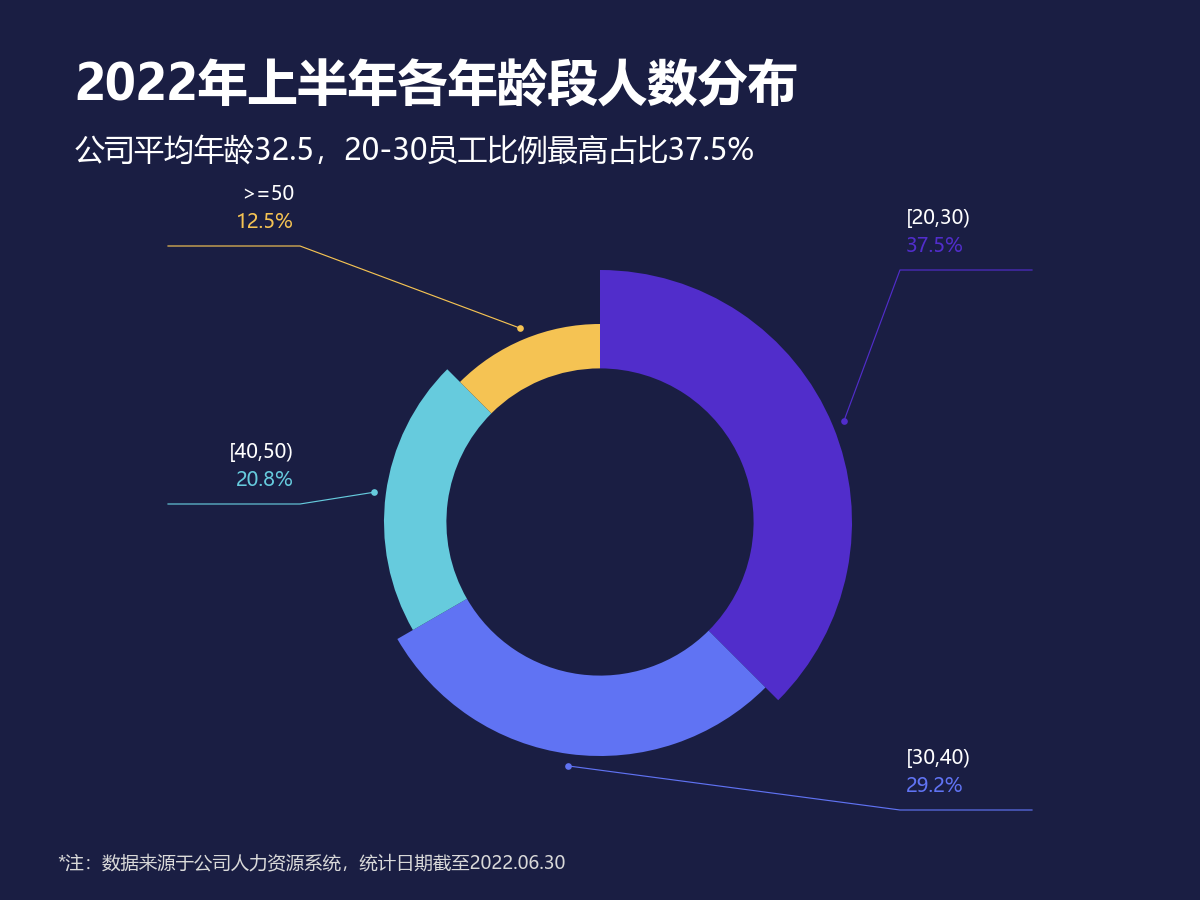

Reproduce this figure in Python.
# -*- coding: utf-8 -*-
from pathlib import Path
import openpyxl
# 向上查找原始教材目录；只读，不修改 Excel。图形和标签共用同一组单元格值。
HERE = Path(__file__).resolve().parent
SOURCE = next((p for base in HERE.parents for p in base.glob('《*/第二章 图表(后15).xlsx')), None)
if SOURCE is None:
    raise FileNotFoundError('请把本文件夹放在教材 Excel 所在项目目录下。缺少 第二章 图表(后15).xlsx')
wb = openpyxl.load_workbook(SOURCE, data_only=True, read_only=True)
ws = wb['20 南丁格尔圆环图']
def col(letter, start, end):
    values = [ws[f'{letter}{r}'].value for r in range(start, end+1)]
    if any(v is None for v in values):
        raise ValueError(f'缺失数据：{ws.title}!{letter}{start}:{letter}{end}')
    return values

import numpy as np
import matplotlib
matplotlib.use('Agg')
import matplotlib.pyplot as plt
from matplotlib.patches import Rectangle, Circle, Wedge, Polygon, FancyBboxPatch
from matplotlib.colors import LinearSegmentedColormap
matplotlib.rcParams['font.sans-serif'] = ['Microsoft YaHei', 'SimHei']
matplotlib.rcParams['axes.unicode_minus'] = False
BG='#1A1E43'; BLUE='#0070C0'; RED='#E74E69'; YELLOW='#F5C353'; TEAL='#11A7AD'
def canvas(h=740):
    global fig,ax,H
    H=h
    fig=plt.figure(figsize=(10,h/100),dpi=120,facecolor=BG)
    ax=fig.add_axes([0,0,1,1],xlim=(0,1000),ylim=(h,0),facecolor=BG)
    ax.set_axis_off()
def text(x,y,s,size=13,color='white',ha='left',**kw):
    return ax.text(x,y,str(s),fontsize=size,color=color,ha=ha,va='center',**kw)
def rect(x,y,w,h,color,**kw):
    ax.add_patch(Rectangle((x,y),w,h,facecolor=color,edgecolor='none',**kw))
def header(title,subtitle='',note='*注：数据来源于公司销售系统，统计日期截至2022.06.30'):
    t=text(62,72,title,30,fontweight='bold')
    fig.canvas.draw()
    width=t.get_window_extent(fig.canvas.get_renderer()).width
    if width>fig.bbox.width*.9:t.set_fontsize(30*fig.bbox.width*.9/width)
    if subtitle:
        t=text(62,126,subtitle,18)
        fig.canvas.draw()
        width=t.get_window_extent(fig.canvas.get_renderer()).width
        if width>fig.bbox.width*.9:t.set_fontsize(18*fig.bbox.width*.9/width)
    if note: text(48,H-30,note,11,color='#D9D9D9')
def baseline(y=620,x0=95,x1=910):
    ax.plot([x0,x1],[y,y],color='#686A80',lw=.7)
def bar(x,v,scale,base=620,width=38,color=BLUE,label=True):
    rect(x-width/2,base-v*scale,width,v*scale,color)
    if label:text(x,base-v*scale-18,f'{v:g}',12,ha='center')
def finish():
    wb.close()
    fig.savefig(HERE/(Path(__file__).stem+'.png'),dpi=120,facecolor=BG)
    plt.close(fig)
if False:  # 此文件所有数值均来自上面的 ws/col，未嵌入 Excel 截图。
    pass

canvas(750)
names=col('B',3,6);vals=col('C',3,6)
header('2022年上半年各年龄段人数分布','公司平均年龄32.5，20-30员工比例最高占比37.5%','*注：数据来源于公司人力资源系统，统计日期截至2022.06.30')
cx,cy=500,435;outer=210; inner=128
colors=['#512DCB', '#6073F3', '#66CBDD', '#F5C353']
start=-90
for i,(name,v,c) in enumerate(zip(names,vals,colors)):
    angle=v*360
    r=outer-i*15
    ax.add_patch(Wedge((cx,cy),r,start,start+angle,width=r-inner if inner else None,facecolor=c,edgecolor='none'))
    a=np.radians(start+angle/2); right=[True,True,False,False][i]
    x=cx+(r+10)*np.cos(a);y=cy+(r+10)*np.sin(a)
    tx=750 if right else 250;ty=[225, 675, 420, 205][i]
    ax.plot([x,tx,tx+(110 if right else -110)],[y,ty,ty],color=c,lw=.7)
    ax.plot(x,y,'o',color=c,ms=3)
    text(tx+(5 if right else -5),ty-43,name.strip(),12,ha='left' if right else 'right')
    text(tx+(5 if right else -5),ty-20,f'{v:.1%}',12,color=c,ha='left' if right else 'right')
    start+=angle

finish()
